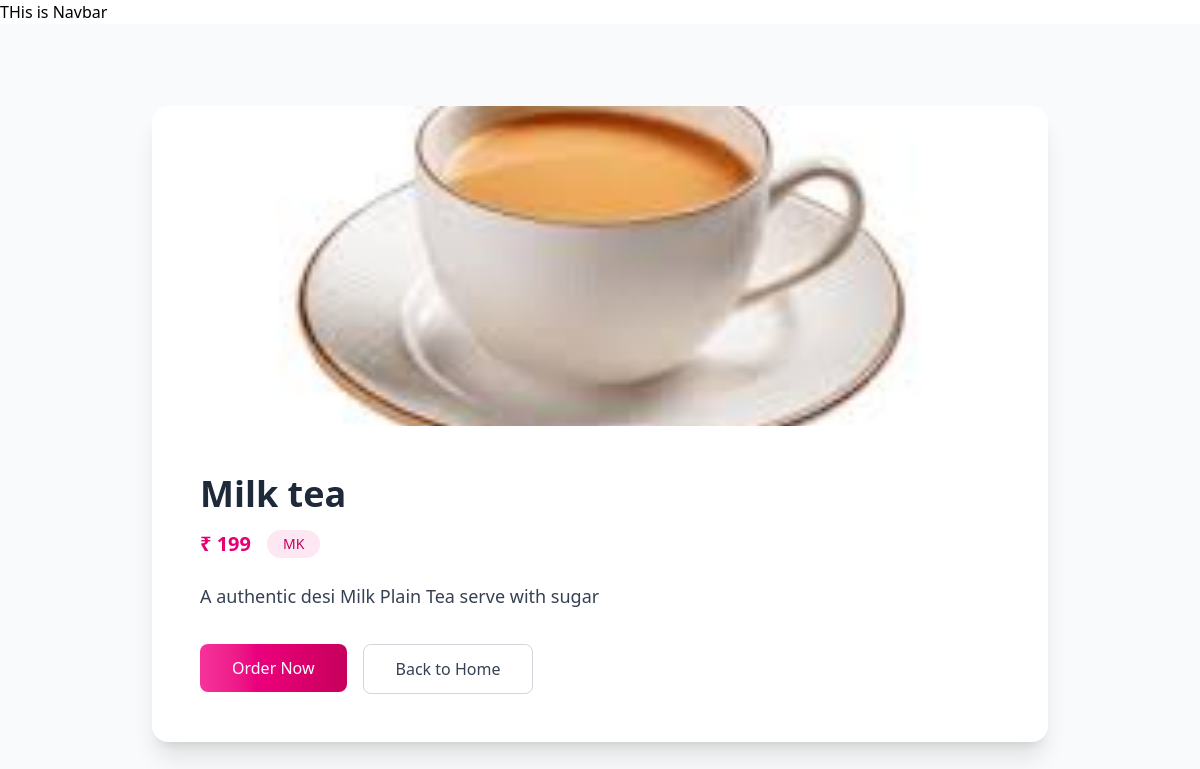
Screenshot of /chai/5/ with the database file from the repository.
### website/models.py (models this page shows, shortened)
class ChaiVarity(models.Model):
    CHAI_TYPE_CHOICES = [
        ('ML', 'Masala'),
        ('MK', 'Milk'),
        ('EL', 'Elaichi'),
        ('GR', 'Ginger'),
        ('PL', 'Plain')
    ]
    name = models.CharField(max_length=100)
    image = models.ImageField(upload_to='chai_image/')
    date_add = models.DateTimeField(default=timezone.now)
    chai_type = models.CharField(max_length=2, choices=CHAI_TYPE_CHOICES)
    description = models.TextField(default='')
    price = models.CharField(max_length=20, default="")

### website/views.py (the view)
# urls.py: path('<int:chai_id>/', views.chai_details, name="chai_details"),
def chai_details(request, chai_id):
    chai = get_object_or_404(ChaiVarity, pk=chai_id)
    return render(request, 'website/description.html', {'chai': chai})

### website/templates/website/description.html (shortened to what this page needs)
{% extends "layout.html" %}
{% block content %}
<div class="min-h-screen bg-gray-50 flex items-center justify-center px-4 py-12">
    <div class="max-w-4xl w-full bg-white rounded-2xl shadow-xl overflow-hidden">
        <div class="w-full h-80">
            <img
                src="{{ chai.image.url }}"
                alt="{{ chai.name }}"
                class="w-full h-full object-cover"
            >
        </div>
        <div class="p-8 md:p-12">
            <h1 class="text-4xl font-bold text-gray-800 mb-4">
                {{ chai.name }}
            </h1>
            <div class="flex items-center gap-4 mb-6">
                <span class="text-xl font-semibold text-pink-600">
                    ₹ {{ chai.price }}
                </span>
                <span class="px-4 py-1 rounded-full bg-pink-100 text-pink-700 text-sm font-medium">
                    {{ chai.chai_type }}
                </span>
            </div>
            <p class="text-gray-700 text-lg leading-relaxed mb-8">
                {{ chai.description }}
            </p>
            <div class="flex gap-4">
                <a href="#" class="w-full md:w-auto">
                    <button
                        class="w-full md:w-auto px-8 py-3 rounded-lg text-white font-medium
                               bg-gradient-to-r from-pink-500 via-pink-600 to-pink-700
                               hover:from-pink-600 hover:to-pink-800
                               focus:ring-4 focus:ring-pink-300 transition"
                    >
                        Order Now
                    </button>
                </a>
                <a href="{% url 'home' %}" class="w-full md:w-auto">
                    <button
                        class="w-full md:w-auto px-8 py-3 rounded-lg font-medium text-gray-700
                               border border-gray-300 hover:bg-gray-100 transition"
                    >
                        Back to Home
                    </button>
                </a>
            </div>
        </div>
    </div>
</div>
{% endblock %}

### rows the page displays
ChaiVarity: image (picture), name "Milk tea", price "199", chai_type "MK", description "A authentic desi Milk Plain Tea serve with sugar"
